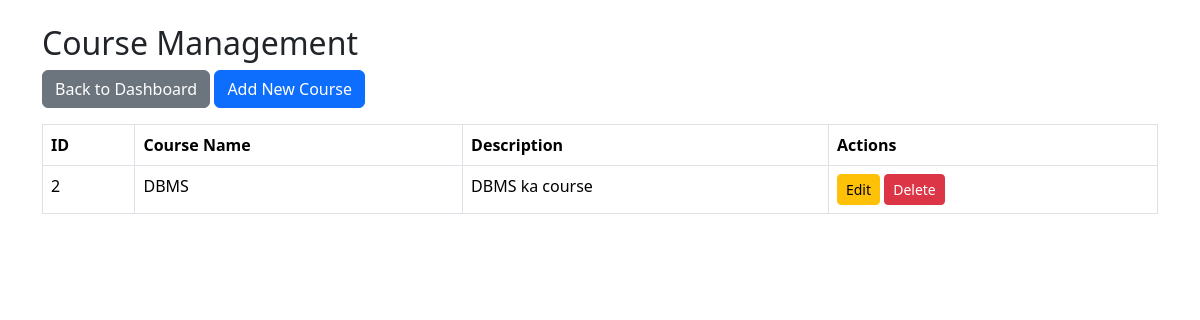
Screenshot of /courses (signed in) with the database file from the repository.
### models.py (models this page shows, shortened)
class Course(db.Model):
    id = db.Column(db.Integer, primary_key=True)
    name = db.Column(db.String(100), nullable=False)
    description = db.Column(db.String(500))

### app.py (the view)
@app.route("/courses")
@role_required("Admin")
def courses():
    all_courses = Course.query.all()
    return render_template("courses.html", courses=all_courses)

### app.py (called while the page is built)
def role_required(required_role):
    def decorator(function):
        @wraps(function)
        def wrapper(*args, **kwargs):
            if "user_id" not in session:
                return redirect(url_for("login"))
            user = User.query.get(session["user_id"])
            if not user.is_active:
                session.clear()
                return redirect(url_for("login"))
            if user is None:
                session.clear()
                return redirect(url_for("login"))
            if user.role != required_role:
                abort(403)
            if user.role == "Examiner" and not user.is_approved:
                session.clear()
                return redirect(url_for("login"))
            return function(*args, **kwargs)
        return wrapper
    return decorator

### templates/courses.html (shortened to what this page needs)
<!DOCTYPE html>
<html>
<head>
    <link href="https://cdn.jsdelivr.net/npm/bootstrap@5.3.3/dist/css/bootstrap.min.css" rel="stylesheet">
</head>
<body>
<div class="container mt-4">
    <h2>Course Management</h2>
    <a href="{{ url_for('admin_dashboard') }}" class="btn btn-secondary mb-3">
        Back to Dashboard
    </a>
    <a href="{{ url_for('add_course') }}" class="btn btn-primary mb-3">
        Add New Course
    </a>
    <table class="table table-bordered">
        <thead>
            <tr>
                <th>ID</th>
                <th>Course Name</th>
                <th>Description</th>
                <th>Actions</th>
            </tr>
        </thead>
        <tbody>
            {% for course in courses %}
            <tr>
                <td>{{ course.id }}</td>
                <td>{{ course.name }}</td>
                <td>{{ course.description or "No description" }}</td>
                <td>
                    <a href="{{ url_for('edit_course', course_id=course.id) }}"
                       class="btn btn-warning btn-sm">
                        Edit
                    </a>
                    <form action="{{ url_for('delete_course', course_id=course.id) }}"
                          method="POST" style="display:inline;">
                        <button type="submit" class="btn btn-danger btn-sm">
                            Delete
                        </button>
                    </form>
                </td>
            </tr>
            {% else %}
            <tr>
                <td colspan="4" class="text-center">No courses added yet.</td>
            </tr>
            {% endfor %}
        </tbody>
    </table>
</div>
</body>
</html>

### rows the page displays
Course: id "2", name "DBMS", description "DBMS ka course"
